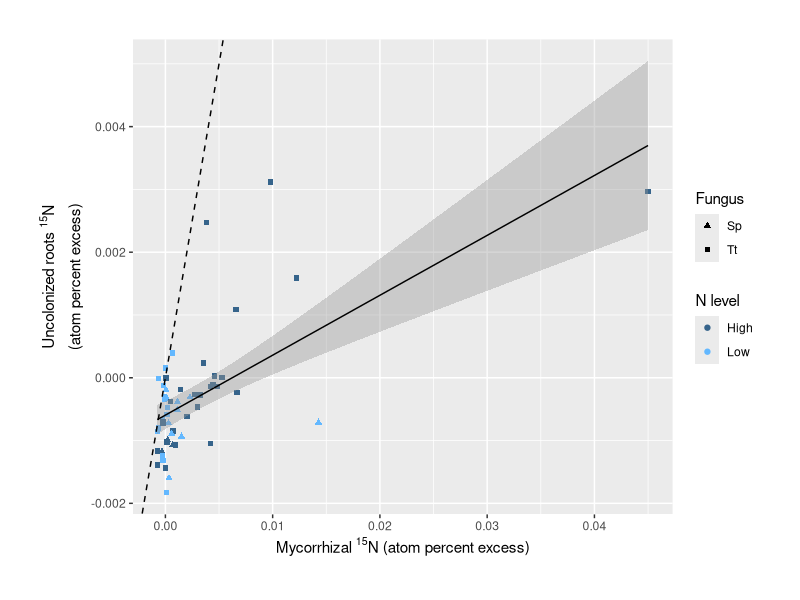
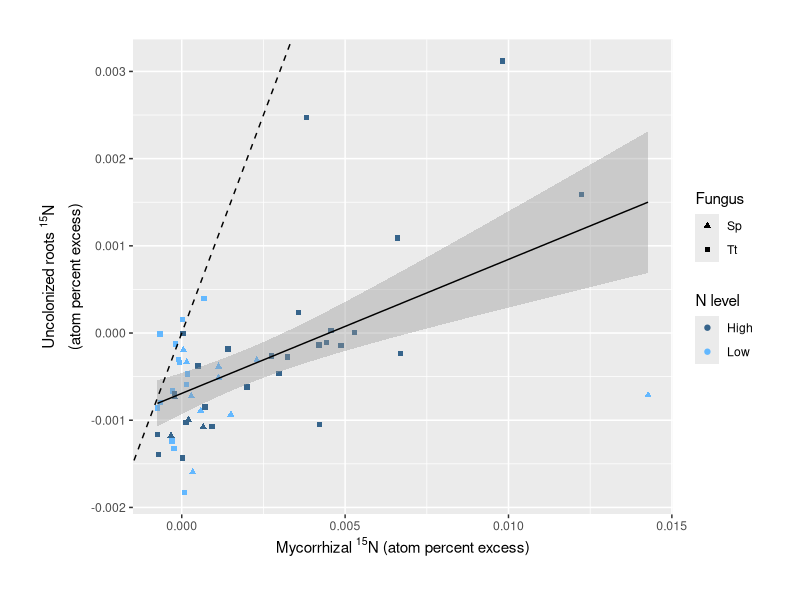

The R script that drew these images, in order:
# FCQC-Investigating_outlier_6041

setwd("~/Documents/Fungal competition project/fungal-competition2020/")


require(tidyverse)
require(cowplot)

nitrogeninfo = read_csv("FCdata/isotope_and_plant_metadata_FOR_N_ANALYSES_and_exchange_rates.csv")
percent_col = read_csv("FCdata/percent_colonization_and_mass_data_by_compartment.csv")


#### Investigating the outlier ####

# Let's look at compartment 6041b, which has higher C 
# and N enrichment than the others:
# My harvest note for this plant
# indicate that it was supposed to be
# SUIPU/NM, and ended up SUIPU/THETE.
# Furthermore, on the THETE side, for which
# we have the labeling data, my notes say
# "not much fungus; looks young/new."
# I could make an argument that this
# sample appears to represent a very different,
# metabolically active developmental stage,
# and exclude it from analysis for now.

outlier = percent_col[percent_col$Plant == 6041,]
# Very low colonization on the side receiving the label,
# but took up a ton.
# I think this fungus was ACTIVELY growing and courting the plant.
# It was new on that side (should have been NM).

# Including it could make it a lot harder to understand anything about
# what is happening with the rest of the plants.
# On the other hand, I think these are real data that just
# represent a different developmental stage.

# I think it's worth including in the main paper,
# since I think it provides real biological insight,
# and the qualitative patterns are the same with or
# without it. I'll present plots excluding this point
# in the supplement, though.

rootNformycoN_plot = ggplot(data = nitrogeninfo) +
  geom_point(aes(x = mycorrhizas.APE15N,
                 y = uncolonized_roots.APE15N, 
                 color = N_level,
                 shape = mycofungus)) +
  geom_smooth(method = "lm",
              aes(x = mycorrhizas.APE15N,
                  y = uncolonized_roots.APE15N),
              color = "black",
              size = 0.5) +
  scale_color_manual(values = c("steelblue4", "steelblue1"),
                     name = "N level") +
  scale_shape_manual(values = c(17, 15),
                     name = "Fungus") +
  ylab(bquote(atop("Uncolonized roots "^15*N, "(atom percent excess)"))) +
  xlab(expression("Mycorrhizal "^15*"N (atom percent excess)")) +
  theme(plot.margin = unit(c(1,1,1,1), "cm")) +
  geom_abline(intercept = 0, slope = 1, linetype = "dashed")

nitrogeninfo_nooutlier = subset(nitrogeninfo,
                                Plant != 6041)

rootNformycoN_plot_nooutlier = ggplot(data = nitrogeninfo_nooutlier) +
  geom_point(aes(x = mycorrhizas.APE15N,
                 y = uncolonized_roots.APE15N, 
                 color = N_level,
                 shape = mycofungus)) +
  geom_smooth(method = "lm",
              aes(x = mycorrhizas.APE15N,
                  y = uncolonized_roots.APE15N),
              color = "black",
              size = 0.5) +
  scale_color_manual(values = c("steelblue4", "steelblue1"),
                     name = "N level") +
  scale_shape_manual(values = c(17, 15),
                     name = "Fungus") +
  ylab(bquote(atop("Uncolonized roots "^15*N, "(atom percent excess)"))) +
  xlab(expression("Mycorrhizal "^15*"N (atom percent excess)")) +
  theme(plot.margin = unit(c(1,1,1,1), "cm")) +
  geom_abline(intercept = 0, slope = 1, linetype = "dashed")

rootNformycoN_plot_nooutlier = ggplot(data = nitrogeninfo_nooutlier) +
  geom_point(aes(x = mycorrhizas.APE15N,
                 y = uncolonized_roots.APE15N, 
                 color = N_level,
                 shape = mycofungus)) +
  geom_smooth(method = "lm",
              aes(x = mycorrhizas.APE15N,
                  y = uncolonized_roots.APE15N),
              color = "black",
              size = 0.5) +
  scale_color_manual(values = c("steelblue4", "steelblue1"),
                     name = "N level") +
  scale_shape_manual(values = c(17, 15),
                     name = "Fungus") +
  ylab(bquote(atop("Uncolonized roots "^15*N, "(atom percent excess)"))) +
  xlab(expression("Mycorrhizal "^15*"N (atom percent excess)")) +
  theme(plot.margin = unit(c(1,1,1,1), "cm")) +
  geom_abline(intercept = 0, slope = 1, linetype = "dashed")
